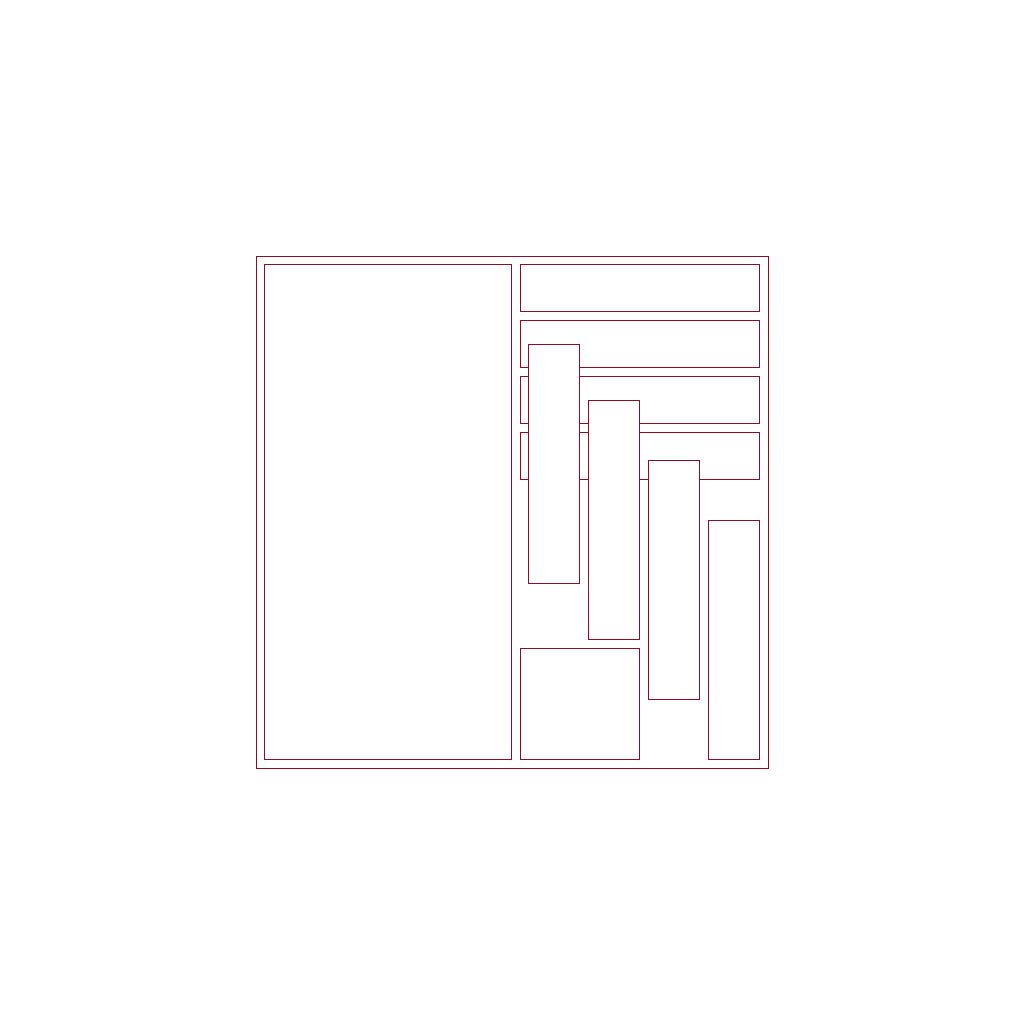
Frame 1 (no input)
Frame 60 (the mouse pressed at the canvas centre just before this capture): identical to frame 1, image omitted
Frame 120 (the mouse held since frame 60 and released just before this capture): identical to frame 1, image omitted

The Processing sketch that drew this single still picture (run headless with seeded random() and noise(); from frame 60 on, the mouse is pressed at the canvas centre):

// Processing sketch: oct04_231004a
// ── oct04_231004a.pde
// 20231004
// frames

color c = #930C27;

PGraphics [] frame = new PGraphics[4];

float progress;
int frameEnd = 512;

void setup(){
  size(1024, 1024);
  
  frame[0] = createGraphics(256 - 8, 512 - 16);
  frame[1] = createGraphics(128 - 8, 128 - 16);
  frame[2] = createGraphics(256 - 16, 64 - 16);
  frame[3] = createGraphics(64 - 12, 256 - 16);
  
  noSmooth();
  for(int i = 0; i < frame.length; i++){
    frame[i].noSmooth();
  }
}

void draw(){
  background(255);
  
  for(int i = 0; i < frame.length; i++){
    frame[i].beginDraw();
    frame[i].stroke(c);
    frame[i].fill(255);
    frame[i].rect(0, 0, frame[i].width-1, frame[i].height-1);
    frame[i].noFill();
  }
  
  
  
  
  for(int i = 0; i < frame.length; i++){
    frame[i].endDraw();
  }
  
  stroke(c);
  rect(width*.25, height*.25, width*.5, height*.5);
  
  image(frame[0], 256 + 8, 256 + 8);
  image(frame[1], 512 + 8, 512+128 + 8);
  
  image(frame[2], 512 + 8, 256 + 8);
  image(frame[2], 512 + 8, 256 + 64);
  image(frame[2], 512 + 8, 256 + 64*2 - 8);
  image(frame[2], 512 + 8, 256 + 64*3 - 16);
  
  image(frame[3], 512 + 64 * 0 + 16, 256 + 64 * 1 + 24);
  image(frame[3], 512 + 64 * 1 + 12, 256 + 64 * 2 + 16);
  image(frame[3], 512 + 64 * 2 + 8, 256 + 64 * 3 + 12);
  image(frame[3], 512 + 64 * 3 + 4, 256 + 64 * 4 + 8);
}
